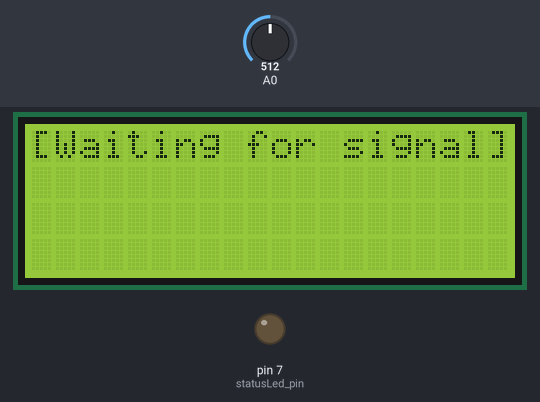
This sketch was run on a simulated Arduino Uno, built with avr-gcc and run on an emulated ATmega328P. Shown: 20×4 character LCD, output pins drawn as LEDs (lit = HIGH). Inputs (shaded band) come from the test bench; at power-on: A0 = 512.

Above: at 1.2 s.
1.3 s: A0 set to 682
2.8 s: A0 set to 716
At 3.6 s:
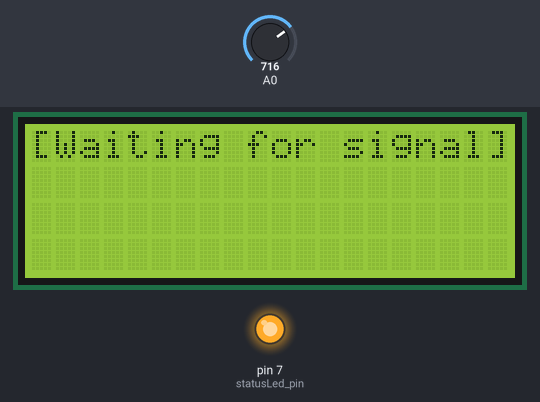
4.3 s: A0 set to 511
At 5.0 s:
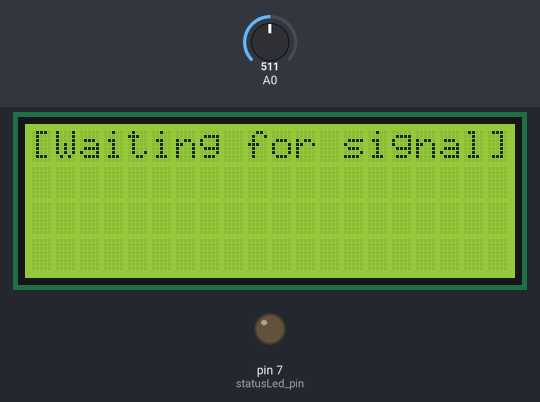
5.8 s: A0 set to 900
At 6.3 s:
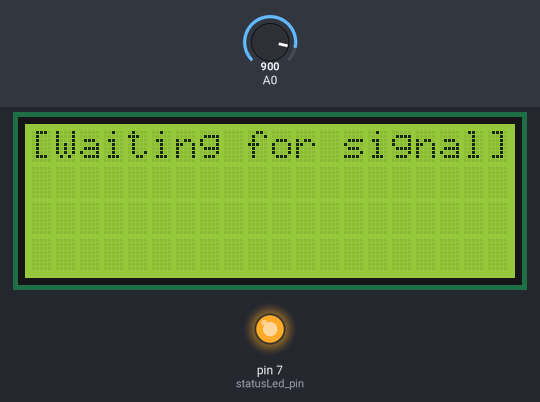
Timing chart, 0 to 8.3 s (numbered marks = the images above; inputs shaded):
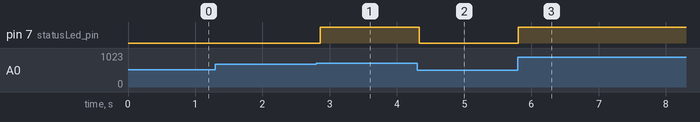

Measured:
- the behaviour switches between 699 and 700 on A0 (found by bisection; images 0 and 1)
- after the input at 1.3 s, every drawn part: stays the same
- after the input at 2.8 s, pin 7 (statusLed_pin): LOW → HIGH after 0.06 s
- after the input at 4.3 s, pin 7 (statusLed_pin): HIGH → LOW at once
- after the input at 5.8 s, pin 7 (statusLed_pin): LOW → HIGH at once

The sketch:

receiver.ino
```cpp
// DE

/* > Information (Teil II) <
  Dieser Code stellt den Teil II des Arduino-Programmier-Projekts, das im Rahmen des
  Informatikunterrichts der elften Klasse im ersten Semester veranlasst wurde, dar.

  Teil II macht hierbei den Receiver des mit Licht funktionierenden Text-Transmitters aus.

  Nicht keine Kommentare sind für das Verständnis dieses Codes zu entbehren, wurden jedoch
  aufgrund der Aufgabenstellung eingefügt; sie beziehen sich ausschließlich auf die Zeilen
  unter oder links von ihnen.

  Umlaute und Zeichen, die sich im erweiterten ASCII befinden,
  werden eventuell nicht richtig ausgelesen.

  Die statusLed - eine LED, die die Lichtsignale während der Übertragung des Textes sichtbar
  macht - und ihre dazugehörigen Variablen und Funktion wird in der Vorplanung so nicht genannt
  und ist optional; sie wurde ins Leben gerufen wurde, nachdem eine visuelle Veranschaulichung
  des aktuellen Datenflusses unter Verwendung eines Glasfaserkabels nicht mehr möglich war.

*/


// Bibliotheken für das LCD-Display inkludieren
#include <Wire.h>
#include <LiquidCrystal_I2C.h>

// ---------- Deklarieren der Variablen -----------------------------------------------
int timing = 70; // in Millisekunden, kongruent zum Receiver (als Taktung dienend)

const int button_pin = 1;
const int statusLed_pin = 7;
const int ldr_pin = 0;
const int lightDetection_true = 700;
int ldr_value;
int lightDetection_state;
String binaryInput;
String cleaned_binaryInput;
String convertedText;

// Festlegen der Daten für das LCD-Display
LiquidCrystal_I2C lcd(0x27, 20, 4);


// ---------- Setup und Loop ----------------------------------------------------------

void setup() {
  // Initialisieren der Ein- und Ausgänge
  pinMode(ldr_pin, INPUT);
  pinMode(statusLed_pin, OUTPUT);
  pinMode(button_pin, INPUT_PULLUP);

  Serial.begin(9600); // [optional]
  // Beginnen der Ausgabe zum LCD-Display
  lcd.begin();
  lcd.backlight();
  lcd.clear();

}


// ein Durchgang der loop()-Funktion entspricht dem Empfangen und Löschen einer Nachricht
void loop() {
  // Zurücksetzen des erhaltenden, binärkodierten Inputs
  binaryInput = "";

  // Löschen des Bildschirminhaltes
  lcd.clear();

  // Warten auf das Startsignal des Transmitters
  lcd.setCursor(0, 0);
  lcd.print("[Waiting for signal]");
  while (lightDetection_state_updater(ldr_pin) == 1) {
    statusLed_updater(1);
  }

  statusLed_updater(0);
  // Eingliedern in die Taktung zwischen Transmitter und Receiver
  delay(1.5 * timing);

  // Nachricht erhalten, letzten Byte entfernen und in Text umwandeln
  binaryInput = receive_message();
  cleaned_binaryInput = clean_string(binaryInput);
  convertedText = binary_to_text(cleaned_binaryInput);

  // Text anzeigen
  lcd.clear();
  lcd.setCursor(0, 0);
  lcd.print(convertedText);

  Serial.println(binaryInput); // [optional]
  Serial.println(convertedText); // [optional]

  // Warten auf das Drücken des Buttons
  // --> Löschen des Bildschirminhaltes, da die loop()-Funktion von vorn beginnt
  while (analogRead(button_pin) < 1000) {
    delay(10);
  }

}


// :::::::::: Definitionen der eigenen Funktionen :::::::::::::::::::::::::::::::::::::

// Funktion für das Auslesen der potentiellen Anwesenheit von Licht durch den LDR
// ab der festgelegten Schwelle lightDetection_true
bool lightDetection_state_updater(int input_pin) {
  bool state;

  if (analogRead(input_pin) >= lightDetection_true) {
    state = 1;

	} else {
    state = 0;
  }

  return state;

}


String receive_message() {
  // while-Schleife gilt, während das Ende der Nachricht noch nicht erreicht wurde
  while (messageEnd_check() == false) {

    // für nach dem Eingliedern in den Übertragungstakt
    if (binaryInput != "") {
      delay(timing);

    }

    // 1 Byte bis Ende der while-Schleife
    /*
      Das erste Bit eines jeden Bytes wird nicht ausgelesen; da alle Bytes des
      grundlegenden ASCII mit einer '0' beginnen, wird auch jeder vom Receiver empfangende
      Byte mit einer '0' startend dokumentiert. Dies dient einer einfachen Synchronisation
      zwischen Transmitter und Receiver.
      Die sieben letzten Bits eines Bytes werden mit der Funktion lightDetection_state_updater(ldr_pin)
      ausgelesen: Bei einfallendem Licht wird eine '1' an den String binaryInput angehängt,
      bei Dunkelheit eine '0'.
    */
    binaryInput += "0";
    statusLed_updater(0);

    for (int i = 0; i < 7; i++) {
      if (lightDetection_state_updater(ldr_pin) == 1) {
      	binaryInput += 1;
      	statusLed_updater(1);

      } else {
      	binaryInput += 0;
      	statusLed_updater(0);
      }
      delay(timing);
    }
    // Leerzeichen für bessere Lesbarkeit (nur relevant für die Ausgabe
    // über den Seriellen Monitor)
    binaryInput += " ";
  }
  statusLed_updater(1);
  return binaryInput;

}


// kontrolliert, ob das Ende der Nachricht erreicht wurde, indem nach den neun
// Zeichen "00001010 " (Line Feed) Ausschau gehalten wird
bool messageEnd_check() {
  bool isEnd;

  if (binaryInput.endsWith("00001010 ")) {
    isEnd = true;

  } else {
    isEnd = false;
  }
  return isEnd;

}


// wandelt den binärkodierten Text in eine entsprechende, lesbare Zeichenkette um
String binary_to_text(String binaryString) {
  String textResult = "";

  // Bytes aufteilen
  for (int i = 0; i < binaryString.length(); i += 9) {
    // Extrahieren eines Bytes vom binaryString
    String byteString = binaryString.substring(i, i + 8);

    // binär zu hexadezimal umwandeln
    int byteValue = strtol(byteString.c_str(), NULL, 2);

    // hexadezimal entsprechend dem ASCII in lesbaren Text übertragen
    textResult += char(byteValue);
  }
  return textResult;

}


// entfernt "00001010 " (Line Feed); andernfalls wird ein unerwünschtes Zeichen auf
// dem LCD-Display angezeigt
String clean_string(String string) {
  return string.substring(0, string.length() - 9);

}


// schaltet die statusLed bei einer übergebenen '1' ein und sonst aus
void statusLed_updater(int state) {
  if (state == 1) {
  	digitalWrite(statusLed_pin, HIGH);

  } else {
  	digitalWrite(statusLed_pin, LOW);
  }

}
```
